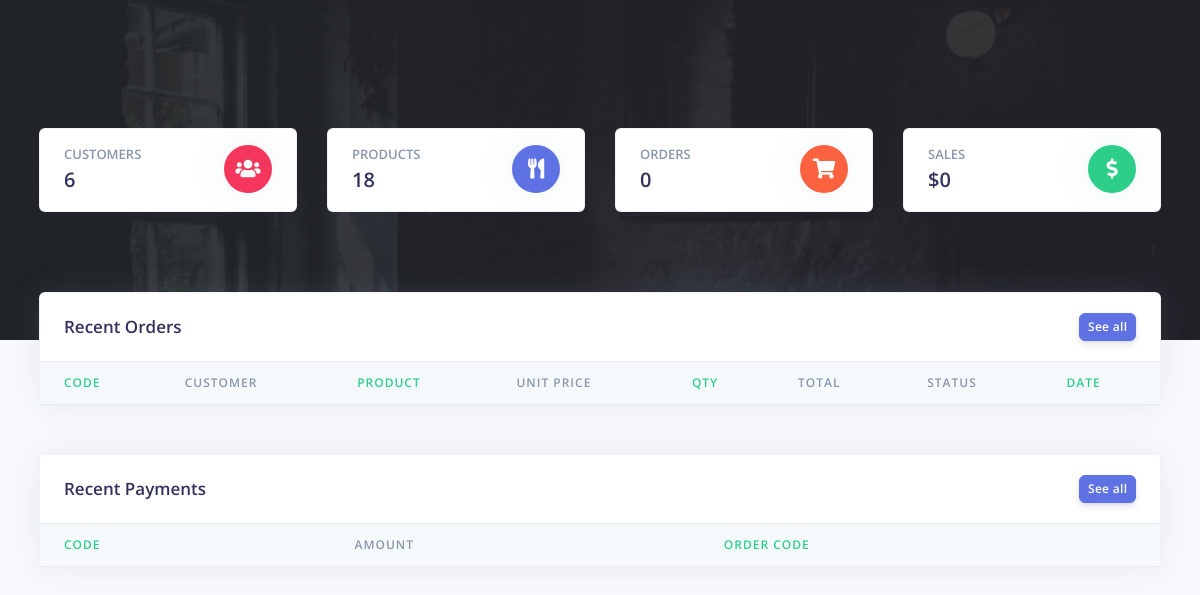
Page /Restro/cashier/dashboard.php (signed in) on the earlier database version.
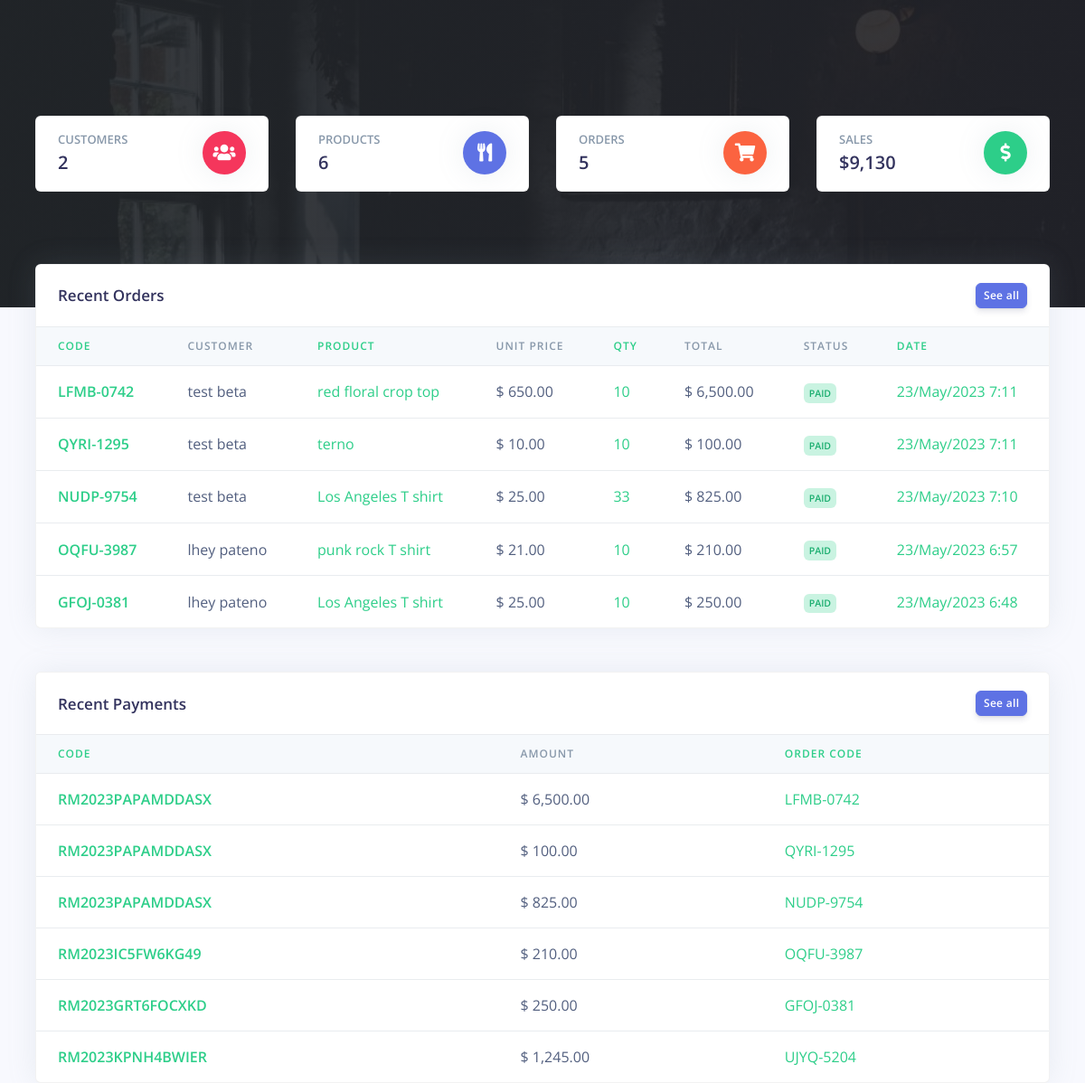
Same page on the later database version.
### tables this page shows
CREATE TABLE `rpos_orders` (
  `order_id` varchar(200) NOT NULL,
  `order_code` varchar(200) NOT NULL,
  `customer_id` varchar(200) NOT NULL,
  `customer_name` varchar(200) NOT NULL,
  `prod_id` varchar(200) NOT NULL,
  `prod_name` varchar(200) NOT NULL,
  `prod_price` varchar(200) NOT NULL,
  `prod_qty` varchar(200) NOT NULL,
  `order_status` varchar(200) NOT NULL,
  `created_at` timestamp(6) NOT NULL DEFAULT current_timestamp(6) ON UPDATE current_timestamp(6)
);

CREATE TABLE `rpos_payments` (
  `pay_id` varchar(200) NOT NULL,
  `pay_code` varchar(200) NOT NULL,
  `order_code` varchar(200) NOT NULL,
  `customer_id` varchar(200) NOT NULL,
  `pay_amt` varchar(200) NOT NULL,
  `pay_method` varchar(200) NOT NULL,
  `created_at` timestamp(6) NOT NULL DEFAULT current_timestamp(6) ON UPDATE current_timestamp(6)
);

### Restro/cashier/partials/_analytics.php (called while the page is built, shortened)
<?php
$query = "SELECT COUNT(*) FROM `rpos_customers` ";
$stmt = $mysqli->prepare($query);
$stmt->execute();
$stmt->bind_result($customers);
$query = "SELECT COUNT(*) FROM `rpos_orders` ";
$stmt = $mysqli->prepare($query);
$stmt->execute();
$stmt->bind_result($orders);
$query = "SELECT COUNT(*) FROM `rpos_products` ";
$stmt = $mysqli->prepare($query);
$stmt->execute();
$stmt->bind_result($products);
$query = "SELECT SUM(pay_amt) FROM `rpos_payments` ";
$stmt = $mysqli->prepare($query);
$stmt->execute();
$stmt->bind_result($sales_formatted);
$sales = number_format($sales_formatted );

### Restro/cashier/dashboard.php (the view, shortened to what the changed rows need)
<?php
include('config/config.php');
require_once('partials/_head.php');
require_once('partials/_analytics.php');
?>
<body>
  <div class="main-content">
    <div style="background-image: url(../admin/assets/img/theme/restro00.jpg); background-size: cover;" class="header  pb-8 pt-5 pt-md-8">
      <div class="container-fluid">
        <div class="header-body">
          <div class="row">
            <div class="col-xl-3 col-lg-6">
              <div class="card card-stats mb-4 mb-xl-0">
                <div class="card-body">
                  <div class="row">
                    <div class="col">
                      <h5 class="card-title text-uppercase text-muted mb-0">Customers</h5>
                      <span class="h2 font-weight-bold mb-0"><?php echo $customers; ?></span>
                    </div>
                  </div>
                </div>
              </div>
            </div>
            <div class="col-xl-3 col-lg-6">
              <div class="card card-stats mb-4 mb-xl-0">
                <div class="card-body">
                  <div class="row">
                    <div class="col">
                      <h5 class="card-title text-uppercase text-muted mb-0">Products</h5>
                      <span class="h2 font-weight-bold mb-0"><?php echo $products; ?></span>
                    </div>
                  </div>
                </div>
              </div>
            </div>
            <div class="col-xl-3 col-lg-6">
              <div class="card card-stats mb-4 mb-xl-0">
                <div class="card-body">
                  <div class="row">
                    <div class="col">
                      <h5 class="card-title text-uppercase text-muted mb-0">Orders</h5>
                      <span class="h2 font-weight-bold mb-0"><?php echo $orders; ?></span>
                    </div>
                  </div>
                </div>
              </div>
            </div>
            <div class="col-xl-3 col-lg-6">
              <div class="card card-stats mb-4 mb-xl-0">
                <div class="card-body">
                  <div class="row">
                    <div class="col">
                      <h5 class="card-title text-uppercase text-muted mb-0">Sales</h5>
                      <?php
                        if ($sales == null || $sales == 0) {
                            echo '<span class="h2 font-weight-bold mb-0">$0</span>';
                        } else {
                            echo '<span class="h2 font-weight-bold mb-0">$' . $sales . '</span>';
                        }
                      ?>
                    </div>
                  </div>
                </div>
              </div>
            </div>
          </div>
        </div>
      </div>
    </div>
    <div class="container-fluid mt--7">
      <div class="row mt-5">
        <div class="col-xl-12 mb-5 mb-xl-0">
          <div class="card shadow">
            <div class="table-responsive">
              <table class="table align-items-center table-flush">
                <thead class="thead-light">
                  <tr>
                    <th class="text-success" scope="col">Code</th>
                    <th scope="col">Customer</th>
                    <th class="text-success" scope="col">Product</th>
                    <th scope="col">Unit Price</th>
                    <th class="text-success" scope="col">Qty</th>
                    <th scope="col">Total</th>
                    <th scop="col">Status</th>
                    <th class="text-success" scope="col">Date</th>
                  </tr>
                </thead>
                <tbody>
                  <?php
                  $ret = "SELECT * FROM  rpos_orders ORDER BY `rpos_orders`.`created_at` DESC LIMIT 7 ";
                  $stmt = $mysqli->prepare($ret);
                  $stmt->execute();
                  $res = $stmt->get_result();
                  while ($order = $res->fetch_object()) {
                    $total = ($order->prod_price * $order->prod_qty);
                  ?>
                    <tr>
                      <th class="text-success" scope="row"><?php echo $order->order_code; ?></th>
                      <td><?php echo $order->customer_name; ?></td>
                      <td class="text-success"><?php echo $order->prod_name; ?></td>
                      <td>$ <?php echo number_format($order->prod_price, 2, '.', ','); ?></td>
                      <td class="text-success"><?php echo $order->prod_qty; ?></td>
                      <td>$ <?php echo number_format($total, 2, '.', ','); ?></td>
                      <td><?php if ($order->order_status == '') {
                            echo "<span class='badge badge-danger'>Not Paid</span>";
                          } else {
                            echo "<span class='badge badge-success'>$order->order_status</span>";
                          } ?></td>
                      <td class="text-success"><?php echo date('d/M/Y g:i', strtotime($order->created_at)); ?></td>
                    </tr>
                  <?php } ?>
                </tbody>
              </table>
            </div>
          </div>
        </div>
      </div>
      <div class="row mt-5">
        <div class="col-xl-12">
          <div class="card shadow">
            <div class="table-responsive">
              <table class="table align-items-center table-flush">
                <thead class="thead-light">
                  <tr>
                    <th class="text-success" scope="col">Code</th>
                    <th scope="col">Amount</th>
                    <th class='text-success' scope="col">Order Code</th>
                  </tr>
                </thead>
                <tbody>
                  <?php
                  $ret = "SELECT * FROM   rpos_payments   ORDER BY `rpos_payments`.`created_at` DESC LIMIT 7 ";
                  $stmt = $mysqli->prepare($ret);
                  $stmt->execute();
                  $res = $stmt->get_result();
                  while ($payment = $res->fetch_object()) {
                  ?>
                    <tr>
                      <th class="text-success" scope="row">
                        <?php echo $payment->pay_code; ?>
                      </th>
                      <td>
                         $ <?php echo number_format($payment->pay_amt, 2, '.', ','); ?>
                      </td>
                      <td class='text-success'>
                        <?php echo $payment->order_code; ?>
                      </td>
                    </tr>
                  <?php } ?>
                </tbody>
              </table>
            </div>
          </div>
        </div>
      </div>
    </div>
  </div>
</body>
</html>

Differences in the rows shown:
added rpos_orders: order_code "LFMB-0742", customer_name "test beta", prod_name "red floral crop top", prod_price "650.00", prod_qty "10", total "6,500.00", order_status "PAID", created_at "23/May/2023 7:11"
added rpos_orders: order_code "QYRI-1295", customer_name "test beta", prod_name "terno", prod_price "10.00", prod_qty "10", total "100.00", order_status "PAID", created_at "23/May/2023 7:11"
added rpos_orders: order_code "NUDP-9754", customer_name "test beta", prod_name "Los Angeles T shirt", prod_price "25.00", prod_qty "33", total "825.00", order_status "PAID", created_at "23/May/2023 7:10"
added rpos_orders: order_code "OQFU-3987", customer_name "lhey pateno", prod_name "punk rock T shirt", prod_price "21.00", prod_qty "10", total "210.00", order_status "PAID", created_at "23/May/2023 6:57"
added rpos_orders: order_code "GFOJ-0381", customer_name "lhey pateno", prod_name "Los Angeles T shirt", prod_price "25.00", prod_qty "10", total "250.00", order_status "PAID", created_at "23/May/2023 6:48"
added rpos_payments: pay_code "RM2023PAPAMDDASX", pay_amt "6,500.00", order_code "LFMB-0742"
added rpos_payments: pay_code "RM2023PAPAMDDASX", pay_amt "100.00", order_code "QYRI-1295"
added rpos_payments: pay_code "RM2023PAPAMDDASX", pay_amt "825.00", order_code "NUDP-9754"
added rpos_payments: pay_code "RM2023IC5FW6KG49", pay_amt "210.00", order_code "OQFU-3987"
added rpos_payments: pay_code "RM2023GRT6FOCXKD", pay_amt "250.00", order_code "GFOJ-0381"
added rpos_payments: pay_code "RM2023KPNH4BWIER", pay_amt "1,245.00", order_code "UJYQ-5204"
Other differences:
$customers: "6" → "2"
$products: "18" → "6"
$orders: "0" → "5"
$sales: (not shown) → "9,130"
text no longer shown: "$0"
